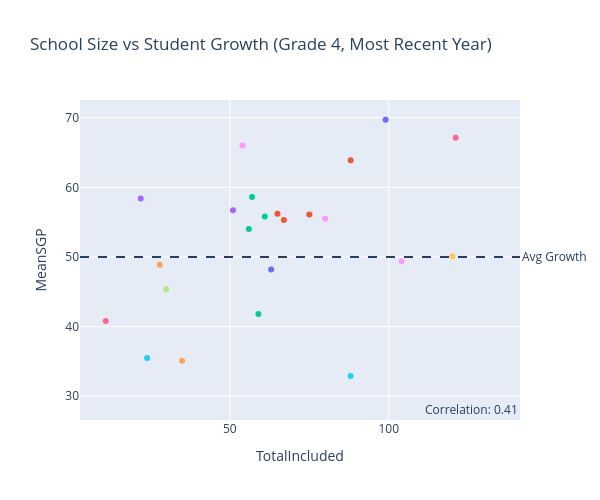

The notebook cell this image was saved under:
### Markdown cell above
## Scatter Plot: Exploring the Relationship Between School Size and Growth

To examine whether school size is associated with student growth, I created a scatter plot comparing Total Included (the number of students tested) and Mean Student Growth Percentile (MeanSGP).  Each point represents a school, allowing for the exploration of potential relationships between the number of students and growth outcomes. A reference line at 50 indicates average growth.

### Code cell
fig_scatter = px.scatter(
    df4[(df4['Year'] == latest_year) & (df4['Subject'] == 'Mathematics')],
    x='TotalIncluded',
    y='MeanSGP',
    color='DistrictName',
    hover_data=['BuildingName'],
    title='School Size vs Student Growth (Grade 4, Most Recent Year)'
)

fig_scatter.update_layout(
    height=500,
    width = 600,
    showlegend=False
)

fig_scatter.add_hline(
    y=50,
    line_dash="dash",
    annotation_text="Avg Growth",
    annotation_position="right"
)

fig_scatter.add_annotation(
    x=max(df4['TotalIncluded']),
    y=min(df4['MeanSGP']),
    text=f"Correlation: 0.41",
    showarrow=False
)
fig_scatter.show()

### Figure 1 — Plotly figure (JSON) as saved in the notebook; plotly's stock layout.template omitted (floating-point values rounded to 4 significant figures)
{"data": [{"customdata": [["Fair Plain East Elementary"]], "hovertemplate": "DistrictName=Benton Harbor Area Schools<br>TotalIncluded=%{x}<br>MeanSGP=%{y}<br>BuildingName=%{customdata[0]}<extra></extra>", "legendgroup": "Benton Harbor Area Schools", "marker": {"color": "#636efa", "symbol": "circle"}, "mode": "markers", "name": "Benton Harbor Area Schools", "orientation": "v", "showlegend": true, "type": "scatter", "x": [63.0], "xaxis": "x", "y": [48.2], "yaxis": "y"}, {"customdata": [["Brown School"], ["Clarke School"], ["Lincoln School"]], "hovertemplate": "DistrictName=St. Joseph Public Schools<br>TotalIncluded=%{x}<br>MeanSGP=%{y}<br>BuildingName=%{customdata[0]}<extra></extra>", "legendgroup": "St. Joseph Public Schools", "marker": {"color": "#EF553B", "symbol": "circle"}, "mode": "markers", "name": "St. Joseph Public Schools", "orientation": "v", "showlegend": true, "type": "scatter", "x": [67.0, 75.0, 65.0], "xaxis": "x", "y": [55.3, 56.1, 56.2], "yaxis": "y"}, {"customdata": [["Hollywood Elementary School"], ["Roosevelt Elementary School"], ["Stewart Elementary School"]], "hovertemplate": "DistrictName=Lakeshore School District (Berrien)<br>TotalIncluded=%{x}<br>MeanSGP=%{y}<br>BuildingName=%{customdata[0]}<extra></extra>", "legendgroup": "Lakeshore School District (Berrien)", "marker": {"color": "#00cc96", "symbol": "circle"}, "mode": "markers", "name": "Lakeshore School District (Berrien)", "orientation": "v", "showlegend": true, "type": "scatter", "x": [57.0, 59.0, 56.0], "xaxis": "x", "y": [58.6, 41.8, 54.0], "yaxis": "y"}, {"customdata": [["River Valley Elementary School"]], "hovertemplate": "DistrictName=River Valley School District<br>TotalIncluded=%{x}<br>MeanSGP=%{y}<br>BuildingName=%{customdata[0]}<extra></extra>", "legendgroup": "River Valley School District", "marker": {"color": "#ab63fa", "symbol": "circle"}, "mode": "markers", "name": "River Valley School District", "orientation": "v", "showlegend": true, "type": "scatter", "x": [22.0], "xaxis": "x", "y": [58.4], "yaxis": "y"}, {"customdata": [["New Buffalo Elementary School"]], "hovertemplate": "DistrictName=New Buffalo Area Schools<br>TotalIncluded=%{x}<br>MeanSGP=%{y}<br>BuildingName=%{customdata[0]}<extra></extra>", "legendgroup": "New Buffalo Area Schools", "marker": {"color": "#FFA15A", "symbol": "circle"}, "mode": "markers", "name": "New Buffalo Area Schools", "orientation": "v", "showlegend": true, "type": "scatter", "x": [28.0], "xaxis": "x", "y": [48.9], "yaxis": "y"}, {"customdata": [["Brandywine Elementary School"]], "hovertemplate": "DistrictName=Brandywine Community Schools<br>TotalIncluded=%{x}<br>MeanSGP=%{y}<br>BuildingName=%{customdata[0]}<extra></extra>", "legendgroup": "Brandywine Community Schools", "marker": {"color": "#19d3f3", "symbol": "circle"}, "mode": "markers", "name": "Brandywine Community Schools", "orientation": "v", "showlegend": true, "type": "scatter", "x": [88.0], "xaxis": "x", "y": [32.9], "yaxis": "y"}, {"customdata": [["Sylvester Elementary School"], ["Berrien Springs Virtual Academy"]], "hovertemplate": "DistrictName=Berrien Springs Public Schools<br>TotalIncluded=%{x}<br>MeanSGP=%{y}<br>BuildingName=%{customdata[0]}<extra></extra>", "legendgroup": "Berrien Springs Public Schools", "marker": {"color": "#FF6692", "symbol": "circle"}, "mode": "markers", "name": "Berrien Springs Public Schools", "orientation": "v", "showlegend": true, "type": "scatter", "x": [121.0, 11.0], "xaxis": "x", "y": [67.1, 40.8], "yaxis": "y"}, {"customdata": [["Lybrook Elementary School"]], "hovertemplate": "DistrictName=Eau Claire Public Schools<br>TotalIncluded=%{x}<br>MeanSGP=%{y}<br>BuildingName=%{customdata[0]}<extra></extra>", "legendgroup": "Eau Claire Public Schools", "marker": {"color": "#B6E880", "symbol": "circle"}, "mode": "markers", "name": "Eau Claire Public Schools", "orientation": "v", "showlegend": true, "type": "scatter", "x": [30.0], "xaxis": "x", "y": [45.4], "yaxis": "y"}, {"customdata": [["Ballard Elementary School"], ["Eastside Connections School"], ["Howard-Ellis Elementary School"]], "hovertemplate": "DistrictName=Niles Community Schools<br>TotalIncluded=%{x}<br>MeanSGP=%{y}<br>BuildingName=%{customdata[0]}<extra></extra>", "legendgroup": "Niles Community Schools", "marker": {"color": "#FF97FF", "symbol": "circle"}, "mode": "markers", "name": "Niles Community Schools", "orientation": "v", "showlegend": true, "type": "scatter", "x": [80.0, 54.0, 104.0], "xaxis": "x", "y": [55.5, 66.0, 49.4], "yaxis": "y"}, {"customdata": [["Moccasin Elementary School"]], "hovertemplate": "DistrictName=Buchanan Community Schools<br>TotalIncluded=%{x}<br>MeanSGP=%{y}<br>BuildingName=%{customdata[0]}<extra></extra>", "legendgroup": "Buchanan Community Schools", "marker": {"color": "#FECB52", "symbol": "circle"}, "mode": "markers", "name": "Buchanan Community Schools", "orientation": "v", "showlegend": true, "type": "scatter", "x": [120.0], "xaxis": "x", "y": [50.1], "yaxis": "y"}, {"customdata": [["North Elementary School"]], "hovertemplate": "DistrictName=Watervliet School District<br>TotalIncluded=%{x}<br>MeanSGP=%{y}<br>BuildingName=%{customdata[0]}<extra></extra>", "legendgroup": "Watervliet School District", "marker": {"color": "#636efa", "symbol": "circle"}, "mode": "markers", "name": "Watervliet School District", "orientation": "v", "showlegend": true, "type": "scatter", "x": [99.0], "xaxis": "x", "y": [69.7], "yaxis": "y"}, {"customdata": [["Coloma Intermediate School"]], "hovertemplate": "DistrictName=Coloma Community Schools<br>TotalIncluded=%{x}<br>MeanSGP=%{y}<br>BuildingName=%{customdata[0]}<extra></extra>", "legendgroup": "Coloma Community Schools", "marker": {"color": "#EF553B", "symbol": "circle"}, "mode": "markers", "name": "Coloma Community Schools", "orientation": "v", "showlegend": true, "type": "scatter", "x": [88.0], "xaxis": "x", "y": [63.9], "yaxis": "y"}, {"customdata": [["Bridgman Elementary School"]], "hovertemplate": "DistrictName=Bridgman Public Schools<br>TotalIncluded=%{x}<br>MeanSGP=%{y}<br>BuildingName=%{customdata[0]}<extra></extra>", "legendgroup": "Bridgman Public Schools", "marker": {"color": "#00cc96", "symbol": "circle"}, "mode": "markers", "name": "Bridgman Public Schools", "orientation": "v", "showlegend": true, "type": "scatter", "x": [61.0], "xaxis": "x", "y": [55.8], "yaxis": "y"}, {"customdata": [["Countryside Academy - Elementary"]], "hovertemplate": "DistrictName=Countryside Academy<br>TotalIncluded=%{x}<br>MeanSGP=%{y}<br>BuildingName=%{customdata[0]}<extra></extra>", "legendgroup": "Countryside Academy", "marker": {"color": "#ab63fa", "symbol": "circle"}, "mode": "markers", "name": "Countryside Academy", "orientation": "v", "showlegend": true, "type": "scatter", "x": [51.0], "xaxis": "x", "y": [56.7], "yaxis": "y"}, {"customdata": [["Benton Harbor Charter School Academy"]], "hovertemplate": "DistrictName=Benton Harbor Charter School Academy<br>TotalIncluded=%{x}<br>MeanSGP=%{y}<br>BuildingName=%{customdata[0]}<extra></extra>", "legendgroup": "Benton Harbor Charter School Academy", "marker": {"color": "#FFA15A", "symbol": "circle"}, "mode": "markers", "name": "Benton Harbor Charter School Academy", "orientation": "v", "showlegend": true, "type": "scatter", "x": [35.0], "xaxis": "x", "y": [35.1], "yaxis": "y"}, {"customdata": [["Mildred C. Wells Preparatory Academy"]], "hovertemplate": "DistrictName=Mildred C. Wells Preparatory Academy<br>TotalIncluded=%{x}<br>MeanSGP=%{y}<br>BuildingName=%{customdata[0]}<extra></extra>", "legendgroup": "Mildred C. Wells Preparatory Academy", "marker": {"color": "#19d3f3", "symbol": "circle"}, "mode": "markers", "name": "Mildred C. Wells Preparatory Academy", "orientation": "v", "showlegend": true, "type": "scatter", "x": [24.0], "xaxis": "x", "y": [35.5], "yaxis": "y"}], "layout": {"annotations": [{"showarrow": false, "text": "Avg Growth", "x": 1, "xanchor": "left", "xref": "x domain", "y": 50, "yanchor": "middle", "yref": "y"}, {"showarrow": false, "text": "Correlation: 0.41", "x": 126, "y": 28.1}], "height": 500, "legend": {"title": {"text": "DistrictName"}, "tracegroupgap": 0}, "shapes": [{"line": {"dash": "dash"}, "type": "line", "x0": 0, "x1": 1, "xref": "x domain", "y0": 50, "y1": 50, "yref": "y"}], "showlegend": false, "title": {"text": "School Size vs Student Growth (Grade 4, Most Recent Year)"}, "width": 600, "xaxis": {"anchor": "y", "domain": [0, 1], "title": {"text": "TotalIncluded"}}, "yaxis": {"anchor": "x", "domain": [0, 1], "title": {"text": "MeanSGP"}}}}
